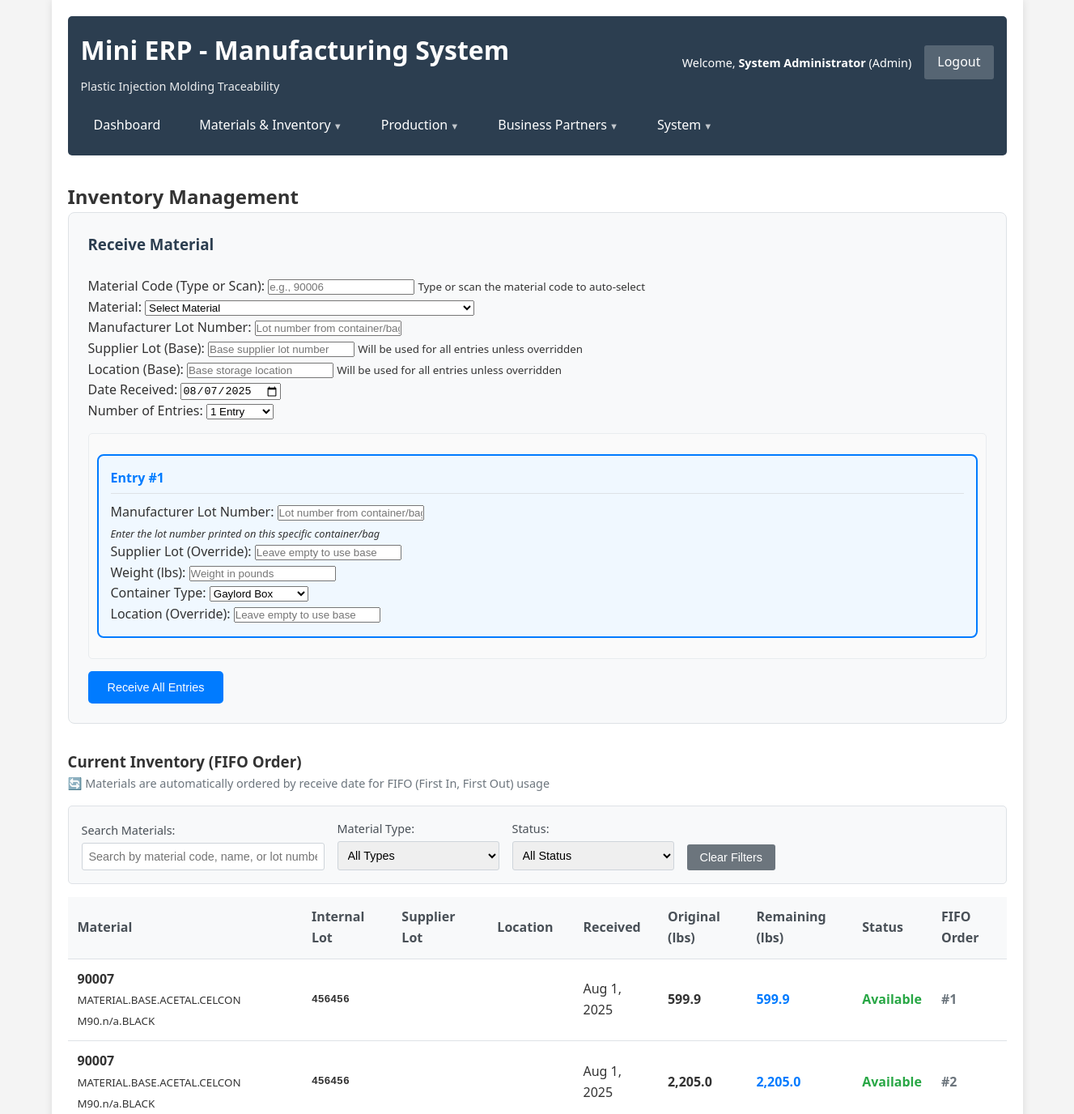
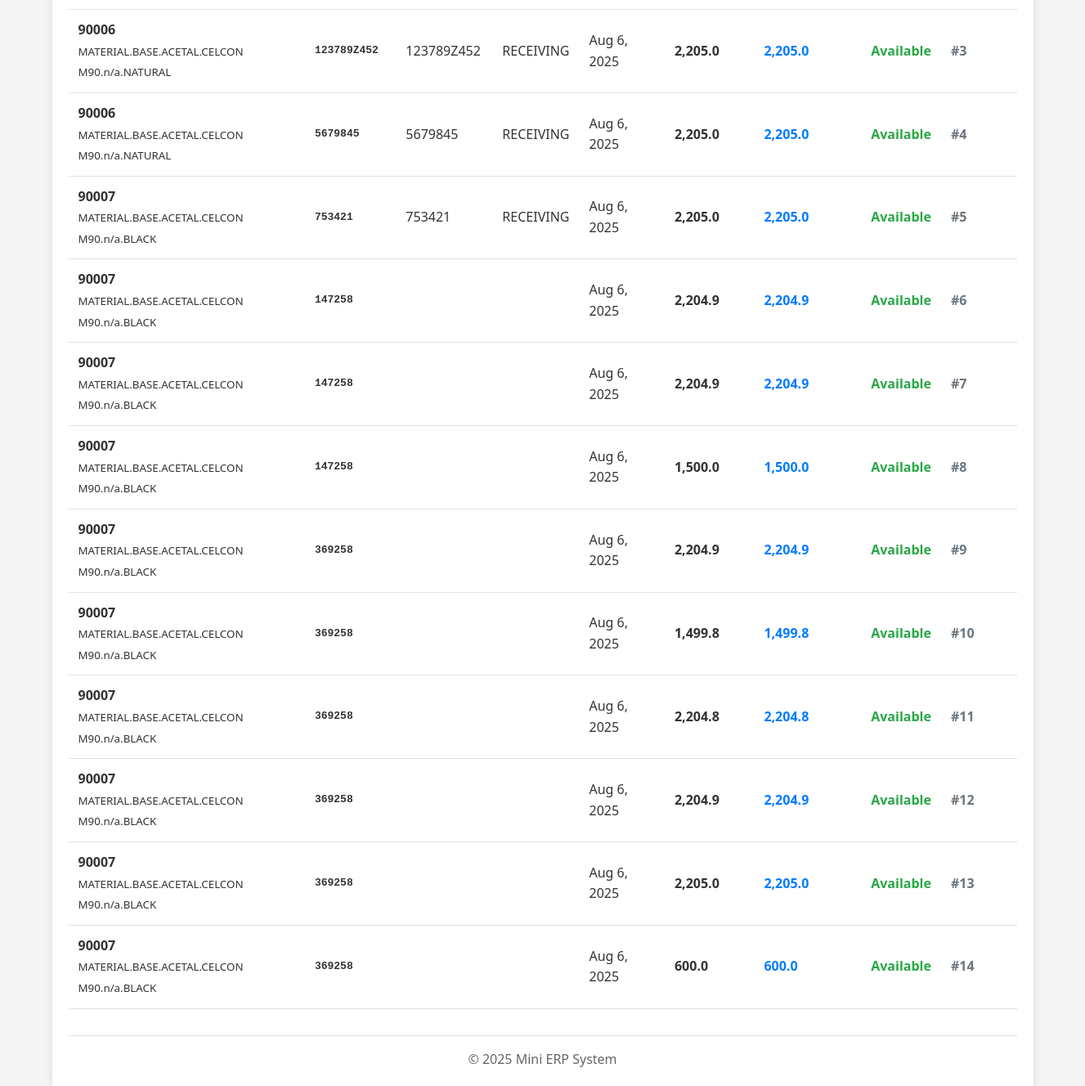
Screenshot of /public/inventory.php (signed in) with the database file from the repository (2 pictures, top to bottom).
### tables this page shows
CREATE TABLE `inventory` (
  `id` int NOT NULL AUTO_INCREMENT,
  `material_id` int NOT NULL,
  `lot_number` varchar(50) NOT NULL,
  `supplier_lot_number` varchar(50) DEFAULT NULL,
  `quantity_received` decimal(10,3) NOT NULL,
  `quantity_available` decimal(10,3) NOT NULL,
  `container_type` varchar(50) DEFAULT 'gaylord',
  `unit_cost` decimal(10,4) DEFAULT '0.0000',
  `received_date` date NOT NULL,
  `expiration_date` date DEFAULT NULL,
  `location` varchar(50) DEFAULT NULL,
  `status` enum('available','reserved','hold','consumed') DEFAULT 'available',
  `received_by` int DEFAULT NULL,
  `created_at` timestamp NULL DEFAULT CURRENT_TIMESTAMP,
  `updated_at` timestamp NULL DEFAULT CURRENT_TIMESTAMP ON UPDATE CURRENT_TIMESTAMP,
  PRIMARY KEY (`id`),
  KEY `idx_material_fifo` (`material_id`,`received_date`),
  KEY `idx_lot_number` (`lot_number`),
  KEY `idx_status` (`status`),
  KEY `received_by` (`received_by`),
  KEY `idx_material_lot_lookup` (`material_id`,`lot_number`,`received_date`),
  CONSTRAINT `inventory_ibfk_1` FOREIGN KEY (`material_id`) REFERENCES `materials` (`id`),
  CONSTRAINT `inventory_ibfk_2` FOREIGN KEY (`received_by`) REFERENCES `users` (`id`)
);

CREATE TABLE `materials` (
  `id` int NOT NULL AUTO_INCREMENT,
  `material_code` varchar(50) NOT NULL,
  `material_name` varchar(100) NOT NULL,
  `material_type` enum('base_resin','color_concentrate','rework','component') NOT NULL,
  `supplier_name` varchar(100) DEFAULT NULL,
  `supplier_id` int DEFAULT NULL,
  `unit_of_measure` enum('lbs','kg','oz','ea','ft','in') DEFAULT 'lbs',
  `unit_cost` decimal(10,4) DEFAULT '0.0000',
  `reorder_point` int DEFAULT '0',
  `is_active` tinyint(1) DEFAULT '1',
  `created_at` timestamp NULL DEFAULT CURRENT_TIMESTAMP,
  `created_by` int DEFAULT NULL,
  PRIMARY KEY (`id`),
  UNIQUE KEY `material_code` (`material_code`),
  KEY `idx_material_code` (`material_code`),
  KEY `idx_material_type` (`material_type`),
  KEY `created_by` (`created_by`),
  KEY `idx_supplier_id` (`supplier_id`),
  CONSTRAINT `materials_ibfk_1` FOREIGN KEY (`created_by`) REFERENCES `users` (`id`)
);

### config/database.home.example.php (called while the page is built, shortened)
<?php
class Database {
    private $host = 'localhost';
    private $dbname = 'mini_erp_dev';
    private $username = 'your_dev_user';
    private $password = 'your_dev_password';
    private $charset = 'utf8mb4';
    private $pdo = null;
    public function connect() {
        if ($this->pdo === null) {
            $dsn = "mysql:host={$this->host};dbname={$this->dbname};charset={$this->charset}";
            $options = [
                PDO::ATTR_ERRMODE => PDO::ERRMODE_EXCEPTION,
                PDO::ATTR_DEFAULT_FETCH_MODE => PDO::FETCH_ASSOC,
                PDO::ATTR_EMULATE_PREPARES => false,
                PDO::MYSQL_ATTR_INIT_COMMAND => "SET NAMES {$this->charset}"
            ];
            try {
                $this->pdo = new PDO($dsn, $this->username, $this->password, $options);
            } catch (PDOException $e) {
                $this->error = $e->getMessage();
                throw new Exception("Database connection failed: " . $this->error);
            }
        }
        return $this->pdo;
    }
}
?>

### src/classes/Auth.php (called while the page is built, shortened)
<?php
class Auth {
    public function __construct(Database $database) {
        $this->session_timeout = SESSION_LIFETIME;
    }
    public function isLoggedIn() {
        return isset($_SESSION['user_id']) && isset($_SESSION['login_time']);
    }
    public function hasRole($required_roles) {
        $user_role = $_SESSION['role'];
        if ($user_role === 'admin') {
            return true;
        }
        return in_array($user_role, $required_roles);
    }
    private function checkSessionTimeout() {
        if ($this->isLoggedIn()) {
            $last_activity = $_SESSION['last_activity'] ?? 0;
        }
        return true;
    }
}

### public/inventory.php (the view, shortened to what this page needs)
<?php
require_once '../src/classes/Auth.php';
$db = new Database();
$auth = new Auth($db);
$auth->requireAuth('login.php');
$can_receive = $auth->hasRole(['admin', 'material_handler']);
$pdo = $db->connect();
try {
    $inventory = $pdo->query("
        SELECT i.*, m.material_code, m.material_name, m.material_type,
               u.full_name as received_by_name,
               CASE WHEN i.quantity_available > 0 THEN 'Available' ELSE 'Empty' END as status
        FROM inventory i
        JOIN materials m ON i.material_id = m.id
        LEFT JOIN users u ON i.received_by = u.id
        WHERE i.quantity_available > 0
        ORDER BY i.received_date ASC, i.id ASC
    ")->fetchAll();
} catch (Exception $e) {
    $inventory = [];
    $message = 'Error loading inventory: ' . $e->getMessage();
    $message_type = 'error';
}
$page_title = 'Inventory';
include '../src/includes/header.php';
?>
            <h2><?php echo $page_title; ?> Management</h2>
            <?php if ($can_receive): ?>
            <div class="form-section">
                <h3>Receive Material</h3>
                <form method="POST" class="receive-form" id="receive-form">
                    <div class="form-row">
                        <div class="form-group">
                            <label for="material_code_input">Material Code (Type or Scan):</label>
                            <input type="text" id="material_code_input" name="material_code_input"
                                   placeholder="e.g., 90006"
                                   title="Type or scan material code">
                            <small>Type or scan the material code to auto-select</small>
                        </div>
                        <div class="form-group">
                            <label for="material_id">Material:</label>
                            <select id="material_id" name="material_id" required>
                                <option value="">Select Material</option>
                            </select>
                        </div>
                        <div class="form-group">
                            <label for="lot_number">Manufacturer Lot Number:</label>
                            <input type="text" id="lot_number" name="lot_number" required
                                   placeholder="Lot number from container/bag label">
                        </div>
                    </div>
                    <div class="form-row">
                        <div class="form-group">
                            <label for="supplier_lot_base">Supplier Lot (Base):</label>
                            <input type="text" id="supplier_lot_base" name="supplier_lot_base"
                                   placeholder="Base supplier lot number">
                            <small>Will be used for all entries unless overridden</small>
                        </div>
                        <div class="form-group">
                            <label for="location_base">Location (Base):</label>
                            <input type="text" id="location_base" name="location_base"
                                   placeholder="Base storage location">
                            <small>Will be used for all entries unless overridden</small>
                        </div>
                    </div>
                    <div class="form-row">
                        <div class="form-group">
                            <label for="date_received">Date Received:</label>
                            <input type="date" id="date_received" name="date_received" required
                                   value="<?php echo date('Y-m-d'); ?>">
                        </div>
                        <div class="form-group">
                            <label for="entries_count">Number of Entries:</label>
                            <select id="entries_count" name="entries_count" onchange="updateEntryFields()">
                                <option value="1">1 Entry</option>
                            </select>
                        </div>
                    </div>
                    <div id="entries-container">
                    </div>
                    <button type="submit" name="receive_material" class="btn btn-primary">Receive All Entries</button>
                </form>
            </div>
            <?php endif; ?>
            <div class="inventory-summary">
                <h3>Current Inventory (FIFO Order)</h3>
                <p class="fifo-note">🔄 Materials are automatically ordered by receive date for FIFO (First In, First Out) usage</p>
                <div class="inventory-filters">
                    <div class="filter-row">
                        <div class="filter-group">
                            <label for="search_materials">Search Materials:</label>
                            <input type="text" id="search_materials" placeholder="Search by material code, name, or lot number..." class="search-input">
                        </div>
                        <div class="filter-group">
                            <label for="filter_type">Material Type:</label>
                            <select id="filter_type" class="filter-select">
                                <option value="">All Types</option>
                            </select>
                        </div>
                        <div class="filter-group">
                            <label for="filter_status">Status:</label>
                            <select id="filter_status" class="filter-select">
                                <option value="">All Status</option>
                            </select>
                        </div>
                        <button type="button" id="clear_filters" class="btn btn-secondary">Clear Filters</button>
                    </div>
                </div>
                <div class="table-container">
                    <table class="data-table">
                        <thead>
                            <tr>
                                <th>Material</th>
                                <th>Internal Lot</th>
                                <th>Supplier Lot</th>
                                <th>Location</th>
                                <th>Received</th>
                                <th>Original (lbs)</th>
                                <th>Remaining (lbs)</th>
                                <th>Status</th>
                                <th>FIFO Order</th>
                            </tr>
                        </thead>
                        <tbody>
                            <?php if (empty($inventory)): ?>
                                <tr>
                                    <td colspan="9" class="no-data">No inventory found</td>
                                </tr>
                            <?php else: ?>
                                <?php foreach ($inventory as $index => $item): ?>
                                    <tr class="<?php echo $item['quantity_available'] <= 0 ? 'empty' : ''; ?>"
                                        data-material-type="<?php echo htmlspecialchars($item['material_type']); ?>">
                                        <td>
                                            <strong><?php echo htmlspecialchars($item['material_code']); ?></strong><br>
                                            <small><?php echo htmlspecialchars($item['material_name']); ?></small>
                                        </td>
                                        <td class="lot-number"><?php echo htmlspecialchars($item['lot_number']); ?></td>
                                        <td><?php echo htmlspecialchars($item['supplier_lot_number']); ?></td>
                                        <td class="location">
                                            <?php echo htmlspecialchars($item['location'] ?? 'N/A'); ?>
                                        </td>
                                        <td><?php echo date('M j, Y', strtotime($item['received_date'])); ?></td>
                                        <td class="weight"><?php echo number_format($item['quantity_received'], 1); ?></td>
                                        <td class="weight remaining">
                                            <?php echo number_format($item['quantity_available'], 1); ?>
                                        </td>
                                        <td class="status <?php echo strtolower($item['status']); ?>">
                                            <?php echo $item['status']; ?>
                                        </td>
                                        <td class="fifo-order">#<?php echo $index + 1; ?></td>
                                    </tr>
                                <?php endforeach; ?>
                            <?php endif; ?>
                        </tbody>
                    </table>
                </div>
            </div>
<?php
include '../src/includes/footer.php';
?>

### rows the page displays
inventory: material.material_code "90007", material.material_name "MATERIAL.BASE.ACETAL.CELCON M90.n/a.BLACK", lot_number "456456", received_date "Aug 1, 2025", quantity_received "599.9", quantity_available "599.9", status "Available"
inventory: material.material_code "90007", material.material_name "MATERIAL.BASE.ACETAL.CELCON M90.n/a.BLACK", lot_number "456456", received_date "Aug 1, 2025", quantity_received "2,205.0", quantity_available "2,205.0", status "Available"
inventory: material.material_code "90006", material.material_name "MATERIAL.BASE.ACETAL.CELCON M90.n/a.NATURAL", lot_number "123789Z452", supplier_lot_number "123789Z452", location "RECEIVING", received_date "Aug 6, 2025", quantity_received "2,205.0", quantity_available "2,205.0", status "Available"
inventory: material.material_code "90006", material.material_name "MATERIAL.BASE.ACETAL.CELCON M90.n/a.NATURAL", lot_number "5679845", supplier_lot_number "5679845", location "RECEIVING", received_date "Aug 6, 2025", quantity_received "2,205.0", quantity_available "2,205.0", status "Available"
inventory: material.material_code "90007", material.material_name "MATERIAL.BASE.ACETAL.CELCON M90.n/a.BLACK", lot_number "753421", supplier_lot_number "753421", location "RECEIVING", received_date "Aug 6, 2025", quantity_received "2,205.0", quantity_available "2,205.0", status "Available"
inventory: material.material_code "90007", material.material_name "MATERIAL.BASE.ACETAL.CELCON M90.n/a.BLACK", lot_number "147258", received_date "Aug 6, 2025", quantity_received "2,204.9", quantity_available "2,204.9", status "Available"
inventory: material.material_code "90007", material.material_name "MATERIAL.BASE.ACETAL.CELCON M90.n/a.BLACK", lot_number "147258", received_date "Aug 6, 2025", quantity_received "2,204.9", quantity_available "2,204.9", status "Available"
inventory: material.material_code "90007", material.material_name "MATERIAL.BASE.ACETAL.CELCON M90.n/a.BLACK", lot_number "147258", received_date "Aug 6, 2025", quantity_received "1,500.0", quantity_available "1,500.0", status "Available"
inventory: material.material_code "90007", material.material_name "MATERIAL.BASE.ACETAL.CELCON M90.n/a.BLACK", lot_number "369258", received_date "Aug 6, 2025", quantity_received "2,204.9", quantity_available "2,204.9", status "Available"
inventory: material.material_code "90007", material.material_name "MATERIAL.BASE.ACETAL.CELCON M90.n/a.BLACK", lot_number "369258", received_date "Aug 6, 2025", quantity_received "1,499.8", quantity_available "1,499.8", status "Available"
inventory: material.material_code "90007", material.material_name "MATERIAL.BASE.ACETAL.CELCON M90.n/a.BLACK", lot_number "369258", received_date "Aug 6, 2025", quantity_received "2,204.8", quantity_available "2,204.8", status "Available"
inventory: material.material_code "90007", material.material_name "MATERIAL.BASE.ACETAL.CELCON M90.n/a.BLACK", lot_number "369258", received_date "Aug 6, 2025", quantity_received "2,204.9", quantity_available "2,204.9", status "Available"
inventory: material.material_code "90007", material.material_name "MATERIAL.BASE.ACETAL.CELCON M90.n/a.BLACK", lot_number "369258", received_date "Aug 6, 2025", quantity_received "2,205.0", quantity_available "2,205.0", status "Available"
inventory: material.material_code "90007", material.material_name "MATERIAL.BASE.ACETAL.CELCON M90.n/a.BLACK", lot_number "369258", received_date "Aug 6, 2025", quantity_received "600.0", quantity_available "600.0", status "Available"

### other values shown
$current_user['full_name'] "System Administrator"
str_replace('_', ' ', $current_user['role']) "Admin"
$nav_item['label'] "Dashboard"
$nav_item['label'] "Materials & Inventory"
$nav_item['label'] "Production"
$nav_item['label'] "Business Partners"
$nav_item['label'] "System"
$page_title "Inventory"
